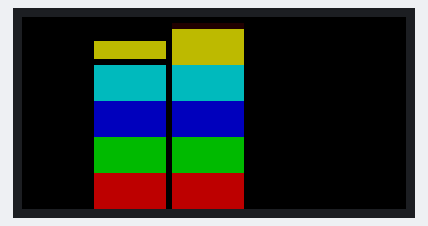
Recording of a sketch running on a simulated Arduino Mega 2560, built with avr-gcc and run on an emulated ATmega2560. Shown: 64×32 colour display.

Above: at 0.2 s.

The sketch:

bar-animation.ino
```cpp
#include <Adafruit_GFX.h>   // Core graphics library
#include <RGBmatrixPanel.h> // Hardware-specific library

#define CLK 11  // MUST be on PORTB! (Use pin 11 on Mega)
#define OE  9
#define LAT 10
#define A   A0
#define B   A1
#define C   A2
#define D   A3

RGBmatrixPanel matrix(A, B, C, D, CLK, LAT, OE, false, 64);

int alturaMaxBarra = 32;
int posicionXInicial = 12;
int anchuraBarra = 12;
int tiempoEspera = 125;
void setup() {
  matrix.begin();
}

void pintarBarra(int nBarra, int altura) {
  int ejeX = posicionXInicial + (anchuraBarra * nBarra) + nBarra;
  int ejeY = alturaMaxBarra - altura;
  int auxY = ejeY;
  int maxAlturaSeccion = 6;
  int alturaSeccion = 0;
  int colorArray[5][3] = {
   {5, 0, 0},
   {0, 5, 0},
   {0, 0, 5},
   {0, 5, 5},
   {5, 5, 0}
};

  matrix.fillRect(ejeX, 0, anchuraBarra, ejeY, matrix.Color333(0, 0, 0));
  // matrix.fillRect(ejeX, ejeY, anchuraBarra, altura, matrix.Color333(0, 5, 5));

  int nSecciones = (int)floor(altura/5);
  int resto = altura%5;
  int lastAltura = (altura > 30) ? 8 : 6;

  for (int x = 0; x<nSecciones; ++x) {
    auxY = alturaMaxBarra - ((x+1) * maxAlturaSeccion);
    alturaSeccion = maxAlturaSeccion;
    if (nSecciones == (x+1)) {
      alturaSeccion = resto;
      auxY = ejeY;
    }
    matrix.fillRect(ejeX, auxY, anchuraBarra, alturaSeccion, matrix.Color333(colorArray[x][0],colorArray[x][1],colorArray[x][2]));
  }
  /*
  if (ejeY < 8) {
    matrix.fillRect(ejeX, ejeY, anchuraBarra, 8 - ejeY, matrix.Color888(0xaa,0x00,0x00));
  }
  if (ejeY < 14) {
    matrix.fillRect(ejeX, 8, anchuraBarra, 6, matrix.Color888(0x00,0xaa,0x00));
  }
  if (ejeY < 20) {
    matrix.fillRect(ejeX, 14, anchuraBarra, 6, matrix.Color888(0x00,0x00,0xaa));
  }
  if (auxY < 26) {
    matrix.fillRect(ejeX, 20, anchuraBarra, 6, matrix.Color888(0x00,0xaa,0xaa));
  }
  if (auxY < 32) {
   matrix.fillRect(ejeX, 26, anchuraBarra, 6, matrix.Color888(0xaa,0xaa,0xaa));
  }
  */
}


void loop() {

  pintarBarra(0,28);
  pintarBarra(1,31);
  pintarBarra(2,2);

  delay(tiempoEspera);


}
```
